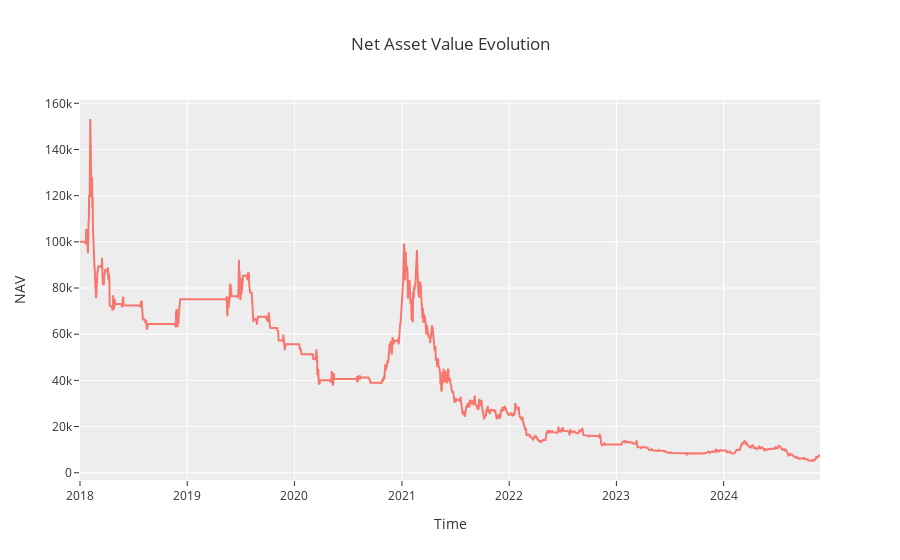

The cell this chart's notebook holds for it:
### Code cell
result_linear_trend.plot(what='nav',backend='plotly')

### Figure 1 — Plotly figure (JSON) as saved in the notebook; plotly's stock layout.template omitted (floating-point values rounded to 4 significant figures; data arrays with more than 128 entries replaced by an {"elided": "..."} marker saying what was removed)
{"data": [{"line": {"width": 2}, "mode": "lines", "name": "NAV", "type": "scatter", "x": {"elided": "2520 str values"}, "y": {"elided": "2520 float values"}}], "layout": {"title": {"text": "Net Asset Value Evolution"}, "xaxis": {"anchor": "y", "domain": [0, 1], "title": {"text": "Time"}}, "yaxis": {"anchor": "x", "domain": [0, 1], "title": {"text": "NAV"}}}}
